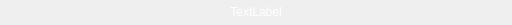
<?xml version="1.0" encoding="UTF-8"?>
<ui version="4.0">
 <class>TagChip</class>
 <widget class="QWidget" name="TagChip">
  <property name="geometry">
   <rect>
    <x>0</x>
    <y>0</y>
    <width>512</width>
    <height>25</height>
   </rect>
  </property>
  <property name="sizePolicy">
   <sizepolicy hsizetype="Fixed" vsizetype="Fixed">
    <horstretch>0</horstretch>
    <verstretch>0</verstretch>
   </sizepolicy>
  </property>
  <property name="cursor">
   <cursorShape>ArrowCursor</cursorShape>
  </property>
  <property name="windowTitle">
   <string>Form</string>
  </property>
  <property name="styleSheet">
   <string notr="true"/>
  </property>
  <layout class="QHBoxLayout" name="horizontalLayout_3">
   <property name="spacing">
    <number>0</number>
   </property>
   <property name="leftMargin">
    <number>0</number>
   </property>
   <property name="topMargin">
    <number>0</number>
   </property>
   <property name="rightMargin">
    <number>0</number>
   </property>
   <property name="bottomMargin">
    <number>0</number>
   </property>
   <item>
    <widget class="QWidget" name="widget" native="true">
     <property name="sizePolicy">
      <sizepolicy hsizetype="Fixed" vsizetype="Expanding">
       <horstretch>0</horstretch>
       <verstretch>0</verstretch>
      </sizepolicy>
     </property>
     <property name="styleSheet">
      <string notr="true">QWidget {
background-color: qlineargradient(
spread:pad, x1:0, y1:0, x2:0.1, y2:1,
stop:0 rgb(255,128,128),
stop:1 rgb(255,128,255));
border-radius: 4px;
border: 0px;
color: white;
}

QWidget::hover {
background-color: qlineargradient(
spread:pad, x1:0, y1:0, x2:0.1, y2:1,
stop:0 rgb(255,192,192),
stop:1 rgb(255,192,255));
}</string>
     </property>
     <layout class="QHBoxLayout" name="horizontalLayout_4">
      <property name="spacing">
       <number>0</number>
      </property>
      <property name="leftMargin">
       <number>0</number>
      </property>
      <property name="topMargin">
       <number>0</number>
      </property>
      <property name="rightMargin">
       <number>0</number>
      </property>
      <property name="bottomMargin">
       <number>0</number>
      </property>
      <item>
       <widget class="QLabel" name="label">
        <property name="sizePolicy">
         <sizepolicy hsizetype="Fixed" vsizetype="Fixed">
          <horstretch>0</horstretch>
          <verstretch>0</verstretch>
         </sizepolicy>
        </property>
        <property name="lineWidth">
         <number>0</number>
        </property>
        <property name="text">
         <string>TextLabel</string>
        </property>
        <property name="alignment">
         <set>Qt::AlignCenter</set>
        </property>
        <property name="wordWrap">
         <bool>false</bool>
        </property>
        <property name="margin">
         <number>4</number>
        </property>
       </widget>
      </item>
     </layout>
    </widget>
   </item>
  </layout>
 </widget>
 <resources/>
 <connections/>
</ui>
